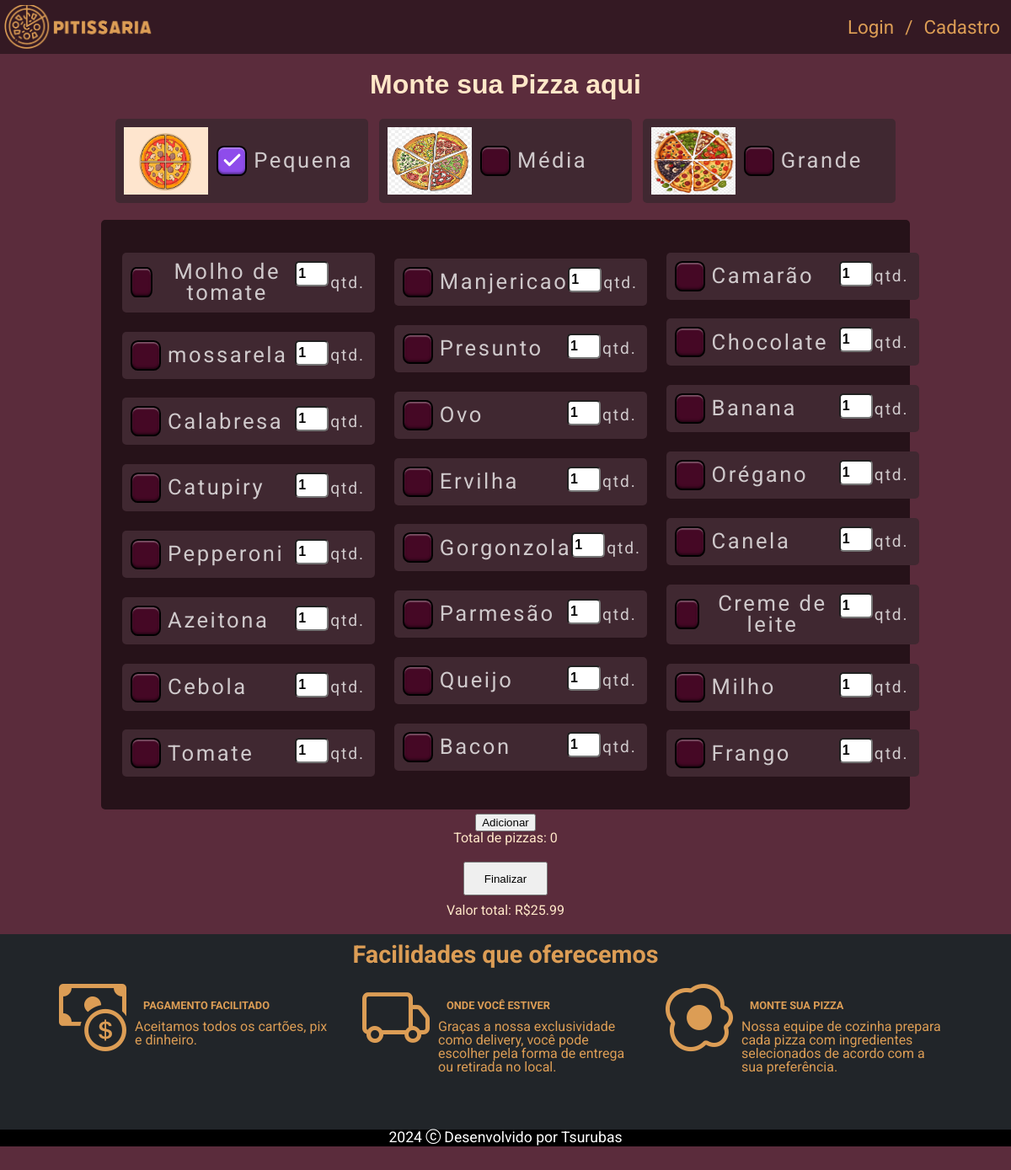
The page /paginas/pizza_montagem.php on the database its author committed.
### tables this page shows
CREATE TABLE IF NOT EXISTS ingredientes (
    id INT AUTO_INCREMENT PRIMARY KEY,
    nome VARCHAR(50) NOT NULL,
    preco DECIMAL(8,2) NOT NULL,
    data_entrada DATE NOT NULL,
    data_validade DATE NOT NULL,
    quantidade INT
);

### php/consultas/consultaDadosIngredientes.php (the view)
<?php
function exibirIngredientes() {
    require_once('../PHP/conexao/connection.php');
    $sql = "SELECT id, nome, preco, quantidade FROM ingredientes";
    $stmt = $conn->prepare($sql);
    $stmt->execute();
    $result = $stmt->fetchAll(PDO::FETCH_ASSOC);
    $initialValue = 4;
    foreach ($result as $ingrediente) {
        echo "
        <div class='card' id='". $ingrediente['id'] ."'>
            <label for='checkbox-$initialValue' class='1'>
                <input type='checkbox' id='checkbox-$initialValue' name='checkbox-$initialValue' max-length='1' value='". $ingrediente['preco'] ."'/>
                <p name='nome'>". $ingrediente['nome'] ."</p>
            </label>
            <input type='number' value='1' class='input-checkbox' min='1' max='10' name='quantidade'>
            <p class='checkbox-p'>qtd.</p>
        </div>
        ";
        $initialValue += 1;
    }
}
?>

### paginas/pizza_montagem.php (shortened to what this page needs)
<!DOCTYPE html>
<html lang="pt-br">
<head>
    <link rel="stylesheet" href="../Style/checkbox.css">
</head>
<body>
    <?php include("geral/menu.php")?>
    <?php
        include("../php/consultas/consultaDadosIngredientes.php");
    ?>
    <main class="container">
        <h1>Monte sua Pizza aqui</h1>
        <div class="container-checkbox container-pizza" id="tamanhos">
            <div class="card">
                <img class="img-pizza" src="../imagens/4pedacos.avif" alt="pizza-pequena">
                <label for="checkbox-1">
                    <input type="checkbox" id="checkbox-1" name="checkbox-1" value="25.99" max='1' min='1' max-length="1" checked>
                    <p>Pequena</p>
                </label>
            </div>
            <div class="card">
                <img class="img-pizza" src="../imagens/6pedacos.png" alt="pizza-média">
                <label for="checkbox-2">
                    <input type="checkbox" id="checkbox-2" name="checkbox-2" value="35.99" max='1' min='1' max-length="1">
                    <p>Média</p>
                </label>
            </div>
            <div class="card">
                <img class="img-pizza" src="../imagens/8pedacos.png" alt="pizza-grande">
                <label for="checkbox-3">
                    <input type="checkbox" id="checkbox-3" name="checkbox-3" value="69.99" max='1' min='1' max-length="1">
                    <p>Grande</p>
                </label>
            </div>
        </div>
        <div class="container-checkbox container-ingredientes">
            <?php exibirIngredientes();?>
        </div>
        <div class="botoes card">
            <div class="card preco2">
                <button type="submit" id="add">Adicionar</button>
                <p>Total de pizzas: 0</p>
            </div>
            <div class="card preco">
                <button type="submit" id="finalizar" >Finalizar</button>
                <p>Valor total: R$</p>
            </div>
        </div>
    </main>
    <?php include("geral/footer.php")?>
</body>
</html>

### paginas/geral/menu.php
<link rel="stylesheet" href="../style/reset.css">
<link rel="stylesheet" href="https://cdn.jsdelivr.net/npm/bootstrap-icons@1.11.3/font/bootstrap-icons.min.css">
<link rel="stylesheet" href="../style/padrao1.css">
<nav class="menu">
    <a href="index.php"class="nav-item" id="img-logo"></a>
    <?php include('../PHP/sessao/session.php');?>
</nav>

### php/sessao/session.php (shortened to what this page needs)
<?php
    if (isset($_SESSION['sessao'])) {
        echo "
            <a href = '../paginas/index.php' class='nav-item'>Inicio</a>
            <a href = '../paginas/pizza_montagem.php' class='nav-item'>Personalizado</a>
            <a href = '../paginas/pizzas_prontas.php' class='nav-item'>Cardapio</a>
        ";
        if ($_SESSION['tipo_usuario'] == 'gerente') {
            echo "
                <div class='logar'>
                    <a href = '../php/lista_ingredientes.php' class='nav-item'>Ingredientes</a>
                    <a href = '../HTML/carrinho_teste.php' class='nav-item'>Carrinho</a>
                    <a href = '../php/listagem.php' class = 'nav-item'>Pizzaiolo</a>
                    <a href='../paginas/perfil.php' class='nav-item'>" . $_SESSION['username'] . "</a>
                    <span class='barra'>/</span>
                    <a href='../PHP/logout.php' class='nav-item'>logout</a>
                </div>
            ";
        }
        if ($_SESSION['tipo_usuario'] == 'cliente') {
            echo "
                <div class='logar'>
                    <a href = '../HTML/carrinho_teste.php' class='nav-item'>Carrinho</a>
                    <a href='../paginas/perfil.php' class='nav-item'>" . $_SESSION['username'] . "</a>
                    <span class='barra'>/</span>
                    <a href='../PHP/logout.php' class='nav-item'>Logout</a>
                </div>
            ";
        }
        if ($_SESSION['tipo_usuario'] == 'pizzaiolo') {
            echo "
                <div class='logar'>
                    <a href = '../php/lista_ingredientes.php' class='nav-item'>Ingredientes</a>
                    <a href = '../HTML/pedidos_pizzaiolo.php' class='nav-item'>Pedidos</a>
                    <a href='../paginas/perfil.php' class='nav-item'>" . $_SESSION['username'] . "</a>
                    <span class='barra'>/</span>
                    <a href='../PHP/logout.php' class='nav-item'>Logout</a>
                </div>
            ";
        }
    }
    else {
        echo "<div class='logar'>
                <a href='login.php' class='nav-item'>Login</a>
                <span class='barra'>/</span>
                <a href='cadastro.php' class='nav-item'>Cadastro</a>
            </div>
        ";
    }
?>

### paginas/geral/footer.php
<footer>
    <h1>Facilidades que oferecemos</h1>
    <div class="container">
        <div class="card">
            <i class="bi bi-cash-coin fs-1"></i>
            <div>
                <h2>PAGAMENTO FACILITADO</h2>
                <p>Aceitamos todos os cartões, pix e dinheiro.</p>
            </div>
        </div>
        <div class="card">
            <i class="bi bi-truck fs-1"></i>
            <div>
                <h2>ONDE VOCÊ ESTIVER</h2>
                <p>Graças a nossa exclusividade como delivery, você pode escolher pela forma de entrega ou retirada no local.</p>
            </div>
        </div>
        <div class="card">
            <i class="bi bi-egg-fried fs-1"></i>
            <div>
                <h2>MONTE SUA PIZZA</h2>
                <p>Nossa equipe de cozinha prepara cada pizza com ingredientes selecionados de acordo com a sua preferência.</p>
            </div>
        </div>
    </div>
    <p id="copyright">2024 <i class="bi bi-c-circle"></i> Desenvolvido por Tsurubas</p>
</footer>

### Style/checkbox.css (style rules this page uses)
:root { --body-bg-color: hsl(221deg 16% 12%); --checkbox-color-hue: 331; --checkbox-color-saturation: 80; --checkbox-color-lightness: 15; --checkbox-color: hsl( calc(var(--checkbox-color-hue) * 1deg) calc(var(--checkbox-color-saturation) * 1%) calc(var(--checkbox-color-lightness) * 1%) ); --checkbox-color-light: rgba(255 255 255 / 32%); --checkbox-color-dark: rgba(0, 0, 0, 0.45); --checkbox-border-radius: 24%; --checkbox-width: 36; --checkbox-height: 36; --text-opacity: 0.75; --negative-shadow-offset: 500; --active-shadow-opacity: 0; --icon-opacity: 0; --icon-size: 1; --cubic-bezier: cubic-bezier(0.6, -1.2, 0.2, 2.2); --debug: 0; }
*, *:before, *:after { box-sizing: border-box; outline: calc(var(--debug) * 1px) dashed red; }
.container-checkbox { display: flex; flex-direction: column; justify-content: space-between; align-items: start; grid-gap: 0.8em; transform: scale(1); margin: 5px; padding: 10px; }
label[for*=checkbox] { cursor: pointer; position: relative; display: flex; align-items: center; justify-content: center; grid-gap: 8px; color: rgba(255 255 255/var(--text-opacity)); font-size: 1.6em; letter-spacing: 0.1em; font-weight: 400; transition: --text-opacity 0.2s ease; }
label[for*=checkbox]:after { content: ""; display: block; position: absolute; width: calc(var(--checkbox-width) * 1px); height: calc(var(--checkbox-height) * 1px); top: 0; left: 0; background-repeat: no-repeat; background-position: center center; background-size: 70%; border-radius: var(--checkbox-border-radius); pointer-events: none; background-image: var(--icon-check); filter: invert(100%); opacity: var(--icon-opacity); transform: scale(var(--icon-size)); transition: opacity 0.3s ease, filter 0.3s ease, transform 0.3s var(--cubic-bezier); }
label[for*=checkbox]:has(input[type=checkbox]:checked):after { --icon-opacity: 1; filter: invert(0%); }
label[for*=checkbox] input[type=checkbox] { appearance: none; cursor: pointer; margin: 0; background: var(--checkbox-color); width: calc(var(--checkbox-width) * 1px); height: calc(var(--checkbox-height) * 1px); border: calc(calc(var(--checkbox-width) / 15) * 1px) solid black; border-radius: var(--checkbox-border-radius); box-shadow: inset 0 0 calc(calc(var(--checkbox-width) / 10) * 1px) rgba(0 0 0/calc(var(--active-shadow-opacity))), inset 0 calc(calc(var(--checkbox-width) / 20) * 1px) calc(calc(var(--checkbox-width) / 30) * 1px) calc(calc(var(--checkbox-width) / var(--negative-shadow-offset)) * -1px) var(--checkbox-color-light), inset 0 calc(calc(var(--checkbox-width) / 20) * -1px) calc(calc(var(--checkbox-width) / 15) * 1px) calc(calc(var(--checkbox-width) / var(--negative-shadow-offset)) * -1px) var(--checkbox-color-dark); transition: --checkbox-color-hue 0.1s ease, --checkbox-color-saturation 0.1s ease, --checkbox-color-lightness 0.1s ease, --checkbox-color 0s ease, --negative-shadow-offset 0.2s ease; }
label[for*=checkbox] input[type=checkbox]:active, label[for*=checkbox] input[type=checkbox]:checked { --checkbox-color-hue: 331; --checkbox-color-saturation: 80; --checkbox-color-lightness: 25; --checkbox-color: hsl( calc(var(--checkbox-color-hue) * 1deg) calc(var(--checkbox-color-saturation) * 1%) calc(var(--checkbox-color-lightness) * 1%) ); }
label[for*=checkbox] input[type=checkbox]:checked { --checkbox-color-hue: 265; --checkbox-color-saturation: 80; --checkbox-color-lightness: 61; --checkbox-color: hsl( calc(var(--checkbox-color-hue) * 1deg) calc(var(--checkbox-color-saturation) * 1%) calc(var(--checkbox-color-lightness) * 1%) ); }

### rows shown on the page
ingredientes: nome "Molho de tomate"
ingredientes: nome "mossarela"
ingredientes: nome "Calabresa"
ingredientes: nome "Catupiry"
ingredientes: nome "Pepperoni"
ingredientes: nome "Azeitona"
ingredientes: nome "Cebola"
ingredientes: nome "Tomate"
ingredientes: nome "Manjericao"
ingredientes: nome "Presunto"
ingredientes: nome "Ovo"
ingredientes: nome "Ervilha"
ingredientes: nome "Gorgonzola"
ingredientes: nome "Parmesão"
ingredientes: nome "Queijo"
ingredientes: nome "Bacon"
ingredientes: nome "Camarão"
ingredientes: nome "Chocolate"
ingredientes: nome "Banana"
ingredientes: nome "Orégano"
ingredientes: nome "Canela"
ingredientes: nome "Creme de leite"
ingredientes: nome "Milho"
ingredientes: nome "Frango"
